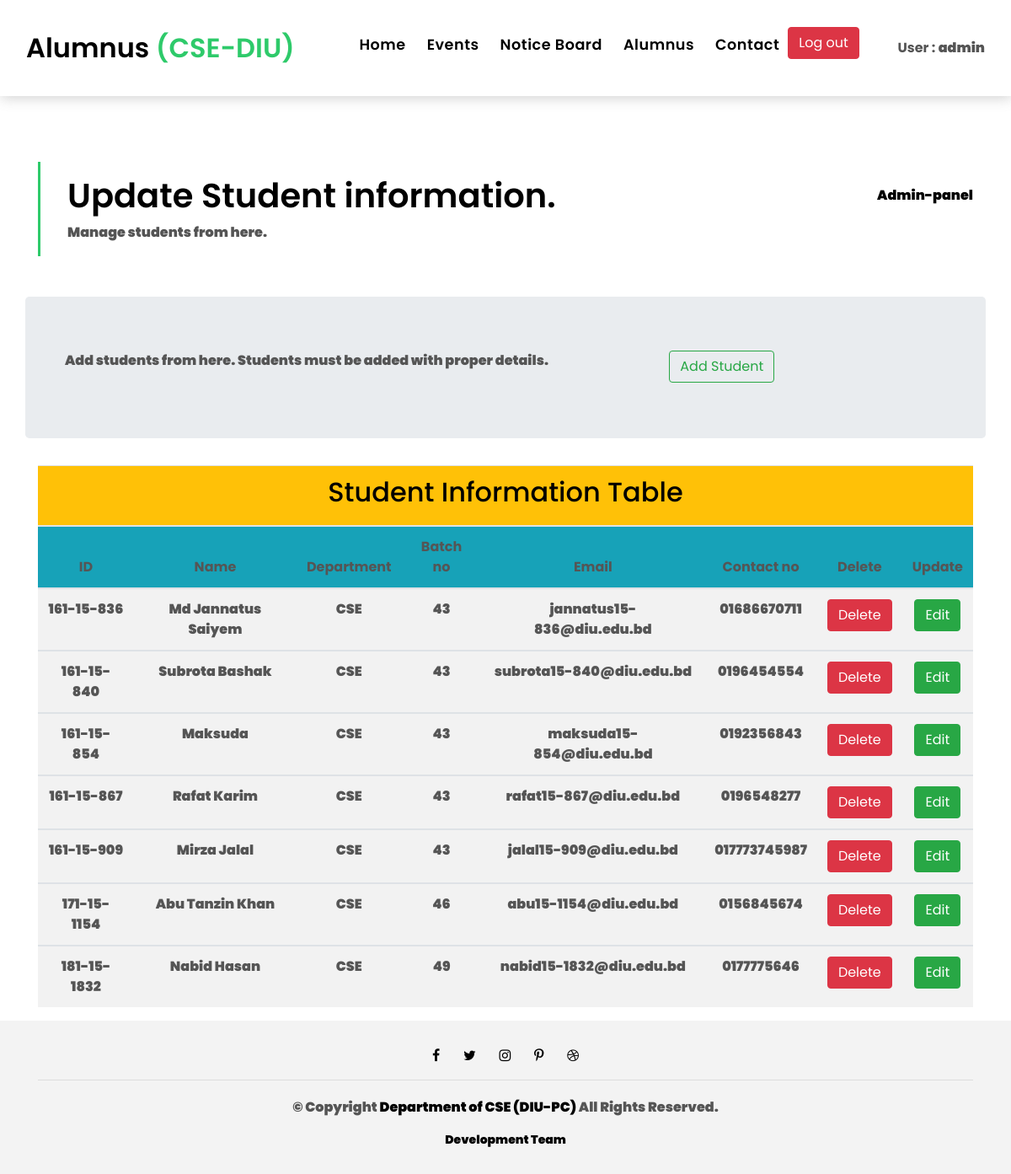
/admin-students.php (signed in), run on the app's committed database.
### tables this page shows
CREATE TABLE `students` (
  `s_id` varchar(15) NOT NULL,
  `s_name` varchar(50) NOT NULL,
  `s_department` varchar(10) NOT NULL,
  `s_email` varchar(50) NOT NULL,
  `s_contact_no` varchar(15) NOT NULL,
  `s_batch_no` int(5) NOT NULL
);

### admin-students.php (the view, shortened to what this page needs)
<!DOCTYPE html>
<html lang="en">
<head>
  <link href="lib/bootstrap/css/bootstrap.min.css" rel="stylesheet">
  <link href="lib/font-awesome/css/font-awesome.min.css" rel="stylesheet">
  <link href="lib/animate/animate.min.css" rel="stylesheet">
  <link href="lib/ionicons/css/ionicons.min.css" rel="stylesheet">
  <link href="lib/owlcarousel/assets/owl.carousel.min.css" rel="stylesheet">
  <link href="css/style.css" rel="stylesheet">
</head>
<body>
  <nav class="navbar navbar-default navbar-trans navbar-expand-lg fixed-top">
    <div class="container-fluid">
      <a class="navbar-brand text-brand" href="admin-panel.php">Alumnus<?php echo " ";?><span class="color-b">(CSE-DIU)</span></a>
      <div class="navbar-collapse collapse justify-content-center" id="navbarDefault">
        <ul class="navbar-nav">
          <li class="nav-item">
            <a class="nav-link" href="admin-panel.php">Home</a>
          </li>
          <li class="nav-item">
            <a class="nav-link" href="admin-events.php">Events</a>
          </li>
          <li class="nav-item">
            <a class="nav-link" href="admin-notice-board.php">Notice Board</a>
          </li>
          <li class="nav-item">
            <a class="nav-link" href="admin-alumnus.php">Alumnus</a>
          </li>
          <li class="nav-item">
            <a class="nav-link" href="admin-contact.php">Contact</a>
          </li>
          <li>
            <form action="logout.php">
            	<button type="submit" class="btn btn-danger">Log out</button>
            </form>
          </li>
        </ul>
      </div>
        <?php echo "<b>User : <b>".$_SESSION["username"]; ?>
    </div>
  </nav>
  <section class="intro-single">
    <div class="container">
      <div class="row">
        <div class="col-md-12 col-lg-8">
          <div class="title-single-box">
            <h1 class="title-single">Update Student information.</h1>
            <span class="color-text-a">Manage students from here.</span>
          </div>
        </div>
        <div class="col-md-12 col-lg-4">
          <nav aria-label="breadcrumb" class="breadcrumb-box d-flex justify-content-lg-end">
            <ol class="breadcrumb">
              <li class="breadcrumb-item">
                <a href="#">Admin-panel</a>
              </li>
            </ol>
          </nav>
        </div>
      </div>
    </div>
  </section>
  <section class="section-services"  id="logreg">
    <div class="container">
      <div class="row jumbotron">
        <div class="col-md-8">
          <p><b>Add students from here. Students must be added with proper details.</b></p>
        </div>
        <div class="col-md-4">
          <button type="button" class="btn btn-outline-success" data-toggle="modal" data-target="#exampleModa2">
            Add Student
          </button>
        </div>
      </div>
    </div>
  </section>
    <div class="container">
      <div class="row">
        <div class="col-lg-12">
          <table class="table table-striped table-responsive text-center">
            <thead>
              <tr class="bg-warning">
                <th colspan="9"><h2>Student Information Table</h2></th>
              </tr>
              <tr class="bg-info">
                <th scope="col">ID</th>
                <th scope="col">Name</th>
                <th scope="col">Department</th>
                <th scope="col">Batch no</th>
                <th scope="col">Email</th>
                <th scope="col">Contact no</th>
                <th scope="col">Delete</th>
                <th scope="col">Update</th>
              </tr>
            </thead>
        <?php
          include 'conn.php';
            $q = "select * from students";
            $query = mysqli_query($con,$q);
            while($res = mysqli_fetch_array($query)){
        ?>
              <tbody>
                <tr>
                  <td><?php echo $res['s_id']; ?></td>
                  <td><?php echo $res['s_name']; ?></td>
                  <td><?php echo $res['s_department']; ?></td>
                  <td><?php echo $res['s_batch_no']; ?></td>
                  <td><?php echo $res['s_email']; ?></td>
                  <td><?php echo $res['s_contact_no']; ?></td>
                  <td><button class="btn btn-danger"><a href="student-delete.php?s_id=<?php echo $res['s_id']; ?>" class="text-white" onClick="return confirm('Are you sure you want to delete?')">Delete</a></button></td>
                  <td><button class="btn btn-success"><a href="student-update.php?s_id=<?php echo $res['s_id']; ?>" class="text-white">Edit</a></button></td>
                </tr>
              </tbody>
              <?php
                }
              ?>
            </table>
        </div>
      </div>
    </div>
  <footer>
    <div class="container">
      <div class="row">
        <div class="col-md-12">
          <div class="socials-a">
            <ul class="list-inline">
              <li class="list-inline-item">
                <a href="#">
                  <i class="fa fa-facebook" aria-hidden="true"></i>
                </a>
              </li>
              <li class="list-inline-item">
                <a href="#">
                  <i class="fa fa-twitter" aria-hidden="true"></i>
                </a>
              </li>
              <li class="list-inline-item">
                <a href="#">
                  <i class="fa fa-instagram" aria-hidden="true"></i>
                </a>
              </li>
              <li class="list-inline-item">
                <a href="#">
                  <i class="fa fa-pinterest-p" aria-hidden="true"></i>
                </a>
              </li>
              <li class="list-inline-item">
                <a href="#">
                  <i class="fa fa-dribbble" aria-hidden="true"></i>
                </a>
              </li>
            </ul>
          </div>
          <div class="copyright-footer">
            <p class="copyright color-text-a">
              &copy; Copyright
              <span class="color-a">Department of CSE (DIU-PC)</span> All Rights Reserved.
            </p>
          </div>
          <div class="credits">
          <a href="innovative.php">Development Team</a>
          </div>
        </div>
      </div>
    </div>
  </footer>
</body>
</html>

### css/style.css (style rules this page uses)
body { font-family: 'Poppins', sans-serif; color: #555555; }
h1, h2, h3, h4, h5, h6 { color: #000000; }
a { color: #000000; transition: all .5s ease; }
.text-brand { color: #000000; font-size: 2rem; font-weight: 600; }
.color-a { color: #000000; }
.color-b { color: #2eca6a; }
.color-text-a { color: #555555; }
.socials-a .list-inline-item:not(:last-child) { margin-right: 25px; }
.navbar-default { transition: all .5s ease-in-out; background-color: #ffffff; padding-top: 28px; padding-bottom: 28px; -webkit-backface-visibility: hidden; backface-visibility: hidden; box-shadow: 1px 2px 15px rgba(100, 100, 100, 0.3); }
.navbar-default.navbar-trans, .navbar-default.navbar-reduce { -webkit-backface-visibility: hidden; backface-visibility: hidden; }
.navbar-default.navbar-trans .nav-item, .navbar-default.navbar-reduce .nav-item { position: relative; padding-right: 10px; padding-bottom: 8px; margin-left: 0; }
.navbar-default.navbar-trans .nav-link, .navbar-default.navbar-reduce .nav-link { font-size: 1.1rem; color: #000000; font-weight: 600; letter-spacing: 0.030em; transition: all 0.1s ease-in-out; position: relative; padding-left: 0; padding-right: 0; }
.navbar-default.navbar-trans .nav-link:before, .navbar-default.navbar-reduce .nav-link:before { content: ''; position: absolute; bottom: 5px; left: 0; width: 100%; height: 2px; z-index: 0; background-color: #2eca6a; -webkit-transform: scaleX(0); transform: scaleX(0); -webkit-transform-origin: right; transform-origin: right; transition: opacity .2s ease-out 0.3s, -webkit-transform .2s ease-out; transition: transform .2s ease-out, opacity .2s ease-out 0.3s; transition: transform .2s ease-out, opacity .2s ease-out 0.3s, -webkit-transform .2s ease-out; }
.navbar-default.navbar-trans .nav-link:before { background-color: #2eca6a; }
.intro-single { padding: 12rem 0 3rem; }
.intro-single .title-single-box { padding: 1rem 0 1rem 2rem; }
.intro-single .title-single-box { border-left: 3px solid #2eca6a; }
.intro-single .title-single-box .title-single { font-weight: 600; font-size: 2.2rem; }
.intro-single .breadcrumb-box { padding: 1rem 0 0 .5rem; }
.intro-single .breadcrumb { background-color: transparent; padding-right: 0; padding-left: 0; }
footer { background: #f3f3f3; text-align: center; padding: 30px 0; }
footer .copyright-footer { border-top: 1px solid #ddd; padding-top: 20px; }
footer .credits { font-size: 14px; }
.btn { transition: .5s ease; }
@media (min-width: 768px) { .navbar-default.navbar-trans .nav-item, .navbar-default.navbar-reduce .nav-item { margin-left: 15px; } }
@media (min-width: 768px) { .intro-single .title-single-box .title-single { font-size: 2.1rem; } }
@media (min-width: 992px) { .intro-single .title-single-box .title-single { font-size: 2.5rem; } }

### data on the page
students: s_id "161-15-836", s_name "Md Jannatus Saiyem", s_department "CSE", s_batch_no "43", s_email "jannatus15-836@diu.edu.bd", s_contact_no "01686670711"
students: s_id "161-15-840", s_name "Subrota Bashak", s_department "CSE", s_batch_no "43", s_email "subrota15-840@diu.edu.bd", s_contact_no "0196454554"
students: s_id "161-15-854", s_name "Maksuda", s_department "CSE", s_batch_no "43", s_email "maksuda15-854@diu.edu.bd", s_contact_no "0192356843"
students: s_id "161-15-867", s_name "Rafat Karim", s_department "CSE", s_batch_no "43", s_email "rafat15-867@diu.edu.bd", s_contact_no "0196548277"
students: s_id "161-15-909", s_name "Mirza Jalal", s_department "CSE", s_batch_no "43", s_email "jalal15-909@diu.edu.bd", s_contact_no "017773745987"
students: s_id "171-15-1154", s_name "Abu Tanzin Khan", s_department "CSE", s_batch_no "46", s_email "abu15-1154@diu.edu.bd", s_contact_no "0156845674"
students: s_id "181-15-1832", s_name "Nabid Hasan", s_department "CSE", s_batch_no "49", s_email "nabid15-1832@diu.edu.bd", s_contact_no "0177775646"

### other printed values
$_SESSION["username"] "admin"
